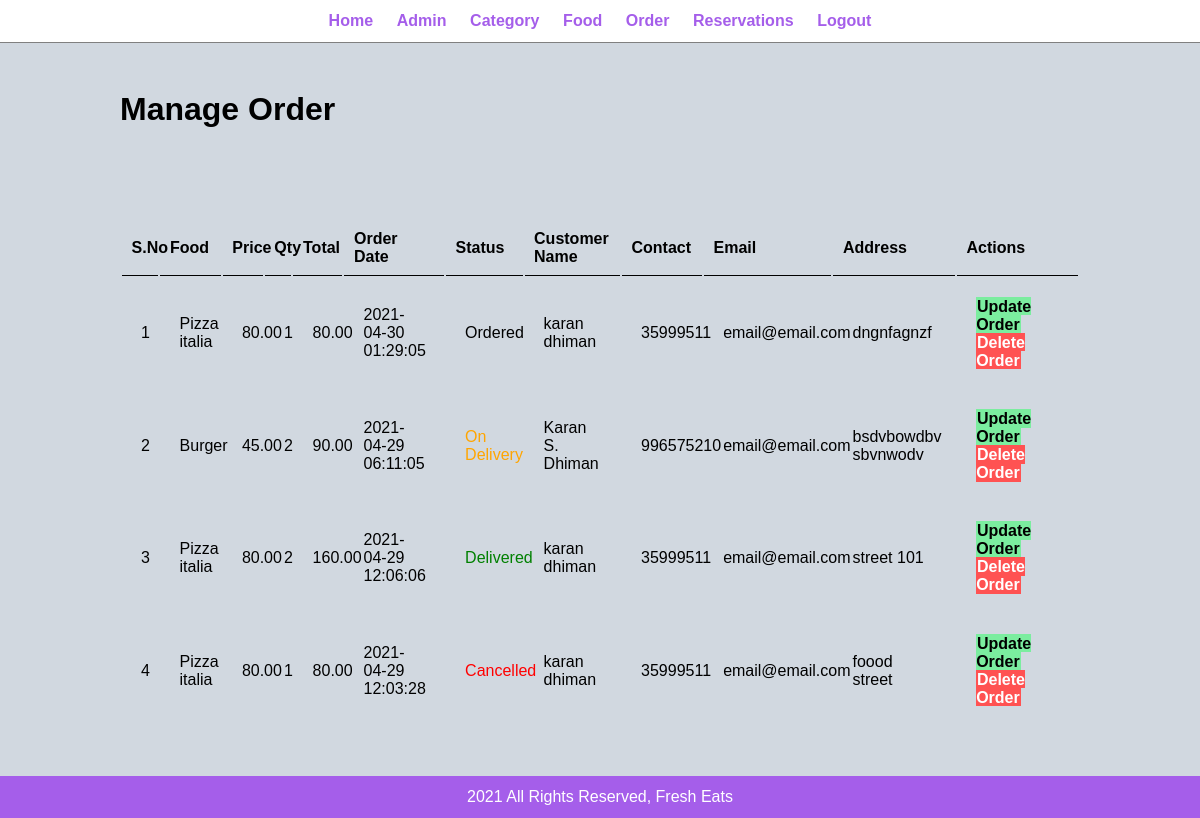
Page /admin/manage-order.php (signed in) on the committed database.
### tables this page shows
CREATE TABLE `tbl_order` (
  `id` int(10) UNSIGNED NOT NULL,
  `food` varchar(150) NOT NULL,
  `price` decimal(10,2) NOT NULL,
  `qty` int(11) NOT NULL,
  `total` decimal(10,2) NOT NULL,
  `order_date` datetime NOT NULL,
  `status` varchar(50) NOT NULL,
  `customer_name` varchar(100) NOT NULL,
  `customer_contact` varchar(20) NOT NULL,
  `customer_email` varchar(50) NOT NULL,
  `customer_address` varchar(255) NOT NULL
);

### admin/manage-order.php (the view, shortened to what this page needs)
<?php include('partials/menu.php'); ?>
<div class="main-content">
	<div class="wrapper">
    	<h1>Manage Order</h1>
    	<br /> <br/> <br />
		<br><br>
			<table class="tbl-full">
				<tr>
					<th>S.No</th>
					<th>Food</th>
					<th>Price</th>
					<th>Qty</th>
					<th>Total</th>
					<th>Order Date</th>
					<th>Status</th>
					<th>Customer Name</th>
					<th>Contact</th>
					<th>Email</th>
					<th>Address</th>
					<th>Actions</th>
				</tr>
				<?php
				    $sql = "SELECT * FROM tbl_order ORDER BY id DESC";
				    $res = mysqli_query($conn, $sql);
				    $count = mysqli_num_rows($res);
				    $sn=1;
				    if($count>0)
				    {
				    	while($row=mysqli_fetch_assoc($res))
				    	{
				    		$id=$row['id'];
				    		$food=$row['food'];
				    		$price=$row['price'];
				    		$qty=$row['qty'];
				    		$total=$row['total'];
				    		$order_date=$row['order_date'];
				    		$status=$row['status'];
				    		$customer_name=$row['customer_name'];
				    		$customer_contact=$row['customer_contact'];
				    		$customer_email=$row['customer_email'];
				    		$customer_address=$row['customer_address'];
				    		?>
				    		<tr>
					            <td><?php echo $sn++; ?></td>
					            <td><?php echo $food; ?></td>
					            <td><?php echo $price; ?></td>
					            <td><?php echo $qty; ?></td>
					            <td><?php echo $total; ?></td>
					            <td><?php echo $order_date; ?></td>
					            <td>
					            	<?php
					            	    if($status=="Ordered")
					            	    {
					            	    	echo "<label>$status</label>";
					            	    }
					            	    elseif($status=="On Delivery")
					            	    {
					            	    	echo "<label style='color: orange'>$status</label>";
					            	    }
					            	    elseif($status=="Delivered")
					            	    {
					            	    	echo "<label style='color: green'>$status</label>";
					            	    }
					            	    elseif($status=="Cancelled")
					            	    {
					            	    	echo "<label style='color: red'>$status</label>";
					            	    }
					            	?>
					            </td>
					            <td><?php echo $customer_name; ?></td>
					            <td><?php echo $customer_contact; ?></td>
					            <td><?php echo $customer_email; ?></td>
					            <td><?php echo $customer_address; ?></td>
					            <td>
						            <a href="<?php echo SITEURL;?>admin/update-order.php?id=<?php echo $id; ?>" class="btn-update">Update Order</a>
						            <a href="<?php echo SITEURL;?>admin/delete-order.php?id=<?php echo $id; ?>" class="btn-delete">Delete Order</a>
					            </td>
				            </tr>
				    		<?php
				    	}
				    }
				    else
				    {
				    	echo "<tr><td class = 'error' colspan=''>Orders not available.</td></tr>";
				    }
				?>
			</table>
    </div>
</div>
<?php include('partials/footer.php'); ?>

### css/admin.css (style rules this page uses)
* { margin: 0; padding: 0; font-family: Arial, Helvetica, sans-serif; }
.wrapper { padding: 1%; width: 80%; margin: 0 auto; }
.tbl-full { width: 100%; }
table tr th { border-bottom: 1px solid black; padding: 1%; text-align: left; }
table tr td { padding: 2%; }
.btn-update { background-color: #7bed9f; color: black; cursor: pointer; padding: 1%; text-decoration: none; font-weight: bold; }
.btn-delete { background-color: #ff5252; color: white; cursor: pointer; padding: 1%; text-decoration: none; font-weight: bold; }
.main-content { background-color: #d1d8e0; padding: 3% 0; }

### rows in the picture
tbl_order: food "Pizza italia", price "80.00", qty "1", total "80.00", order_date "2021-04-30 01:29:05", status "Ordered", customer_name "karan dhiman", customer_contact "35999511", customer_email "email@email.com", customer_address "dngnfagnzf"
tbl_order: food "Burger", price "45.00", qty "2", total "90.00", order_date "2021-04-29 06:11:05", status "On Delivery", customer_name "Karan S. Dhiman", customer_contact "996575210", customer_email "email@email.com", customer_address "bsdvbowdbv sbvnwodv"
tbl_order: food "Pizza italia", price "80.00", qty "2", total "160.00", order_date "2021-04-29 12:06:06", status "Delivered", customer_name "karan dhiman", customer_contact "35999511", customer_email "email@email.com", customer_address "street 101"
tbl_order: food "Pizza italia", price "80.00", qty "1", total "80.00", order_date "2021-04-29 12:03:28", status "Cancelled", customer_name "karan dhiman", customer_contact "35999511", customer_email "email@email.com", customer_address "foood street"
